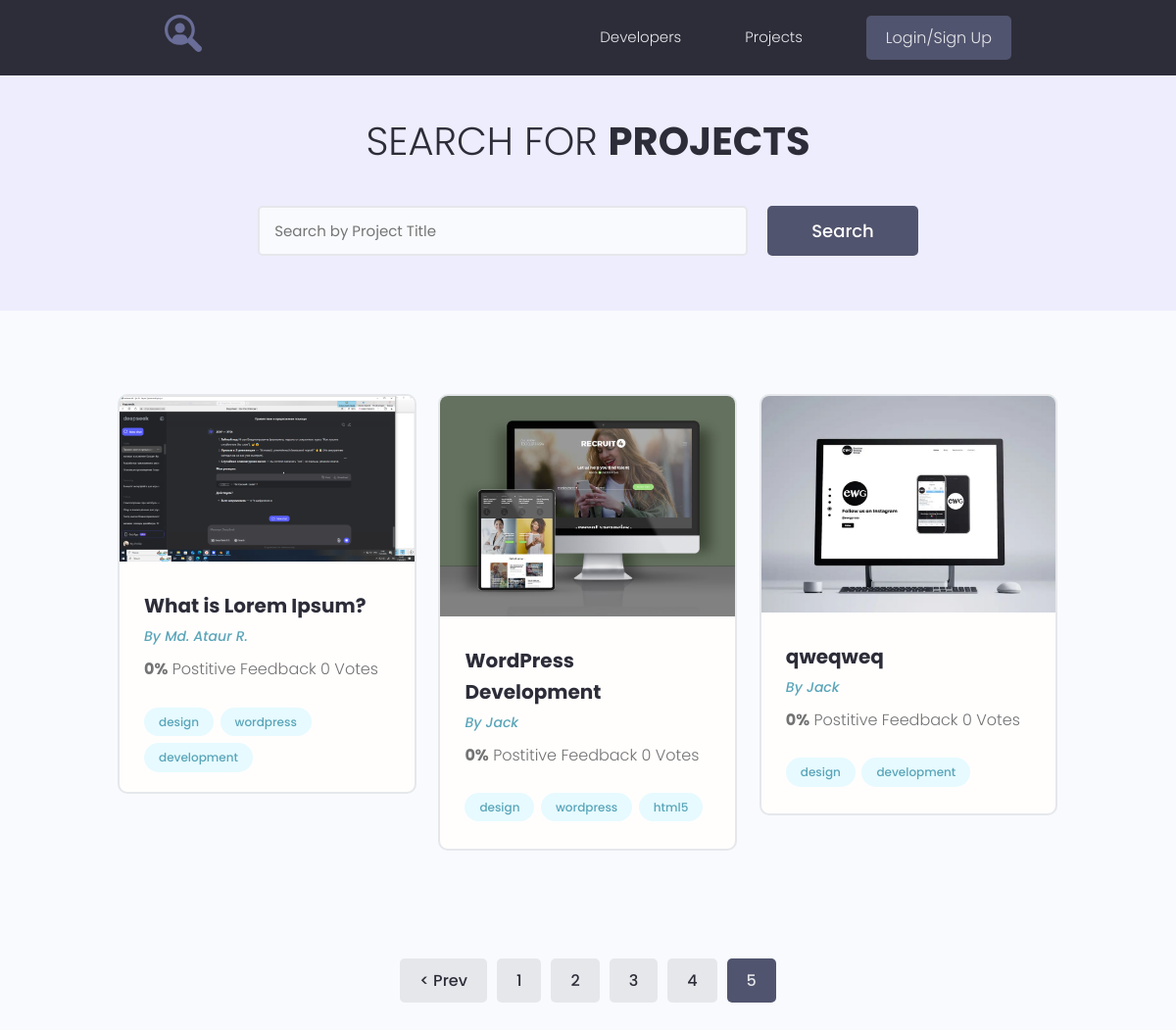
The app's page /projects/?page=5, older data.
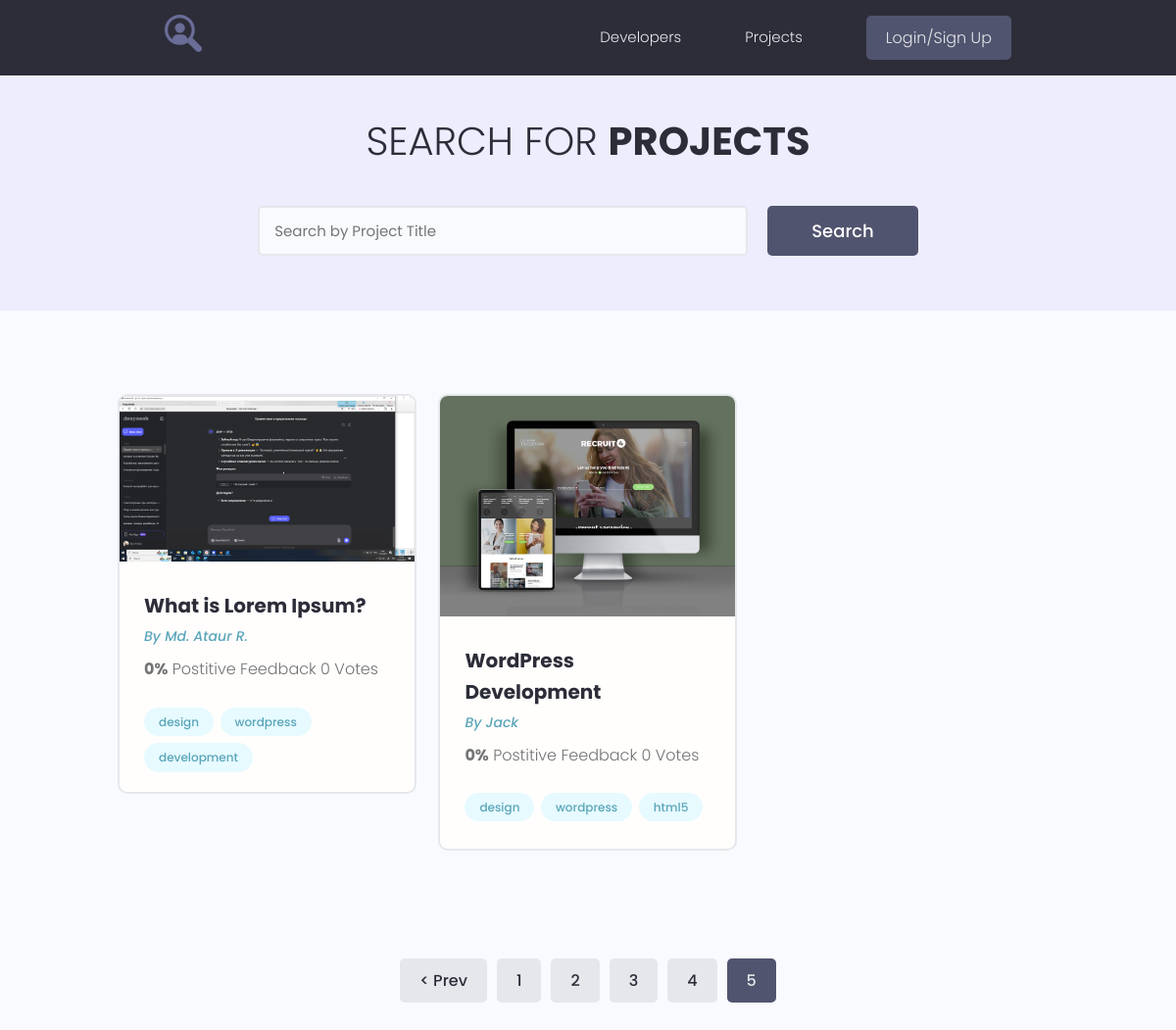
The same page, newer data.
### projects/models.py (models this page shows, shortened)
class Project(models.Model):
    owner = models.ForeignKey(Profile, on_delete=models.SET_NULL, null=True, blank=True)
    title = models.CharField(max_length=200)
    description = models.TextField(null=True, blank=True)
    featured_image = models.ImageField(null=True, blank=True, upload_to="projects/%Y/%m/%d/", default="default.jpg")
    demo_link = models.CharField(max_length=2000, null=True, blank=True)
    source_link = models.CharField(max_length=2000, null=True, blank=True)
    tags = models.ManyToManyField('Tag', blank=True)
    vote_total = models.IntegerField(default=0, null=True, blank=True)
    vote_ratio = models.IntegerField(default=0, null=True, blank=True)
    created = models.DateTimeField(auto_now_add=True)
    class Meta:
        ordering = ['-vote_ratio', '-vote_total', 'title']

class Tag(models.Model):
    name = models.CharField(max_length=200)
    created = models.DateTimeField(auto_now_add=True)
    def __str__(self):
        return self.name

### users/models.py (models this page shows, shortened)
class Profile(models.Model):
    user = models.OneToOneField(User, on_delete=models.CASCADE, null=True, blank=True)
    name = models.CharField(max_length=200, null=True, blank=True)
    email = models.EmailField(max_length=500, null=True, blank=True)
    username = models.CharField(max_length=200, null=True, blank=True)
    short_info = models.CharField(max_length=200, null=True, blank=True)
    bio = models.TextField(null=True, blank=True)
    profile_image = models.ImageField(null=True, blank=True, upload_to='profiles/', default='profiles/user-default.png')
    social_github = models.CharField(max_length=200, null=True, blank=True)
    social_youtube = models.CharField(max_length=200, null=True, blank=True)
    social_website = models.CharField(max_length=200, null=True, blank=True)
    created = models.DateTimeField(auto_now_add=True)

### projects/views.py (the view)
# urls.py: path('projects/', include('projects.urls')),
def projects(request):
    pr, search_query = search_project(request)
    page = request.GET.get('page')
    results = 3
    paginator = Paginator(pr, results)
    try:
        pr = paginator.page(page)
    except PageNotAnInteger:
        page = 1
        pr = paginator.page(page)
    except EmptyPage:
        page = paginator.num_pages
        pr = paginator.page(page)
    left_index = int(page) - 4
    if left_index < 1:
        left_index = 1
    right_index = int(page) + 5
    if right_index > paginator.num_pages:
        right_index = paginator.num_pages + 1
    custom_range = range(left_index, right_index)
    context = {
        'projects': pr,
        'search_query': search_query,
        "paginator": paginator,
        "custom_range": custom_range
    }
    return render(request, "projects/projects.html", context)

### projects/utils.py (called while the page is built)
def search_project(request):
    search_query = ""
    if request.GET.get('search_query'):
        search_query = request.GET.get('search_query')
    tags = Tag.objects.filter(name__icontains=search_query)
    projects = Project.objects.distinct().filter(Q(title__icontains=search_query) |
                                                 Q(description__icontains=search_query) |
                                                 Q(tags__in=tags)
                                                 )
    return projects, search_query

### projects/templates/projects/projects.html (shortened to what this page needs)
{% extends 'projects/base.html' %}
{% block content %}
<main class="projects">
    <section class="hero-section text-center">
        <div class="container container--narrow">
            <div class="hero-section__box">
                <h2>Search for <span>Projects</span></h2>
            </div>
            <div class="hero-section__search">
                <form class="form" action="{% url 'projects' %}" method="get">
                    <div class="form__field">
                        <input class="input input--text" id="formInput#search" type="text" name="search_query"
                               value="{{ search_query }}"
                               placeholder="Search by Project Title"/>
                    </div>
                    <input class="btn btn--sub btn--lg" type="submit" value="Search"/>
                </form>
            </div>
        </div>
    </section>
    <section class="projectsList">
        <div class="container">
            <div class="grid grid--three">
                {% for project in projects %}
                <div class="column">
                    <div class="card project">
                        <a href="{% url 'project' project.id %}" class="project">
                            <img class="project__thumbnail" src="{{ project.featured_image.url }}"
                                 alt="project thumbnail"/>
                            <div class="card__body">
                                <h3 class="project__title">{{ project.title }}</h3>
                                <p><a class="project__author" href="{% url 'user_profile' project.owner.id %}">
                                    By {{ project.owner.name }}</a></p>
                                <p class="project--rating">
                                    <span style="font-weight: bold;">{{ project.vote_ratio }}%</span> Postitive
                                    Feedback {{ project.vote_total }} Vote{{ project.vote_total|pluralize:'s' }}
                                </p>
                                <div class="project__tags">
                                    {% for tag in project.tags.all %}
                                    <span class="tag tag--pill tag--main">
                      <small>{{ tag }}</small>
                    </span>
                                    {% endfor %}
                                </div>
                            </div>
                        </a>
                    </div>
                </div>
                {% endfor %}
            </div>
        </div>
    </section>
    {% if projects.has_other_pages %}
    <div class="pagination">
        <ul class="container">
            {% if projects.has_previous %}
            <li><a href="?page={{ projects.previous_page_number }}" class="btn page-link">&lt; Prev</a></li>
            {% endif %}
            {% for page in custom_range %}
            {% if page == projects.number %}
            <li><a href="?page={{page}}" class="btn page-link btn--sub">{{ page }}</a></li>
            {% else %}
            <li><a href="?page={{page}}" class="btn page-link">{{ page }}</a></li>
            {% endif %}
            {% endfor %}
        </ul>
    </div>
    {% endif %}
</main>
{% endblock %}

Row changes from the older to the newer data that the page shows:
removed Project: featured_image (placeholder picture), title "qweqweq", owner.name "Jack", vote_ratio "0", vote_total "0", Tag (name "design")
no longer on this page (row unchanged): Tag: name "development", shown under "qweqweq"
